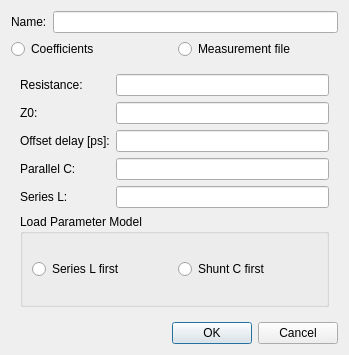
<?xml version="1.0" encoding="UTF-8"?>
<ui version="4.0">
 <class>CalStandardLoadEditDialog</class>
 <widget class="QDialog" name="CalStandardLoadEditDialog">
  <property name="geometry">
   <rect>
    <x>0</x>
    <y>0</y>
    <width>349</width>
    <height>355</height>
   </rect>
  </property>
  <property name="windowTitle">
   <string>Edit Load Standard</string>
  </property>
  <property name="modal">
   <bool>true</bool>
  </property>
  <layout class="QVBoxLayout" name="verticalLayout_2">
   <item>
    <layout class="QFormLayout" name="formLayout_2">
     <item row="0" column="0">
      <widget class="QLabel" name="label">
       <property name="text">
        <string>Name:</string>
       </property>
      </widget>
     </item>
     <item row="0" column="1">
      <widget class="QLineEdit" name="name"/>
     </item>
    </layout>
   </item>
   <item>
    <layout class="QHBoxLayout" name="horizontalLayout">
     <item>
      <widget class="QRadioButton" name="coefficients">
       <property name="text">
        <string>Coefficients</string>
       </property>
       <attribute name="buttonGroup">
        <string notr="true">buttonGroup</string>
       </attribute>
      </widget>
     </item>
     <item>
      <widget class="QRadioButton" name="measurement">
       <property name="text">
        <string>Measurement file</string>
       </property>
       <attribute name="buttonGroup">
        <string notr="true">buttonGroup</string>
       </attribute>
      </widget>
     </item>
    </layout>
   </item>
   <item>
    <widget class="QStackedWidget" name="stackedWidget">
     <property name="currentIndex">
      <number>0</number>
     </property>
     <widget class="QWidget" name="page">
      <layout class="QVBoxLayout" name="verticalLayout_3">
       <item>
        <layout class="QFormLayout" name="formLayout">
         <item row="0" column="0">
          <widget class="QLabel" name="label_29">
           <property name="text">
            <string>Resistance:</string>
           </property>
          </widget>
         </item>
         <item row="0" column="1">
          <widget class="SIUnitEdit" name="resistance"/>
         </item>
         <item row="1" column="0">
          <widget class="QLabel" name="label_30">
           <property name="text">
            <string>Z0:</string>
           </property>
          </widget>
         </item>
         <item row="1" column="1">
          <widget class="SIUnitEdit" name="Z0">
           <property name="enabled">
            <bool>true</bool>
           </property>
          </widget>
         </item>
         <item row="2" column="0">
          <widget class="QLabel" name="label_17">
           <property name="text">
            <string>Offset delay [ps]:</string>
           </property>
          </widget>
         </item>
         <item row="2" column="1">
          <widget class="SIUnitEdit" name="delay"/>
         </item>
         <item row="3" column="0">
          <widget class="QLabel" name="label_18">
           <property name="text">
            <string>Parallel C:</string>
           </property>
          </widget>
         </item>
         <item row="3" column="1">
          <widget class="SIUnitEdit" name="parC"/>
         </item>
         <item row="4" column="0">
          <widget class="QLabel" name="label_26">
           <property name="text">
            <string>Series L:</string>
           </property>
          </widget>
         </item>
         <item row="4" column="1">
          <widget class="SIUnitEdit" name="serL"/>
         </item>
        </layout>
       </item>
       <item>
        <widget class="QGroupBox" name="groupBox">
         <property name="title">
          <string>Load Parameter Model</string>
         </property>
         <layout class="QHBoxLayout" name="horizontalLayout_15">
          <item>
           <widget class="QRadioButton" name="L_first">
            <property name="text">
             <string>Series L first</string>
            </property>
            <attribute name="buttonGroup">
             <string notr="true">buttonGroup_2</string>
            </attribute>
           </widget>
          </item>
          <item>
           <widget class="QRadioButton" name="C_first">
            <property name="text">
             <string>Shunt C first</string>
            </property>
            <attribute name="buttonGroup">
             <string notr="true">buttonGroup_2</string>
            </attribute>
           </widget>
          </item>
         </layout>
        </widget>
       </item>
      </layout>
     </widget>
     <widget class="QWidget" name="page_2">
      <layout class="QVBoxLayout" name="verticalLayout" stretch="0,0,1">
       <item>
        <widget class="QLabel" name="measurementLabel">
         <property name="text">
          <string/>
         </property>
        </widget>
       </item>
       <item>
        <widget class="QPushButton" name="updateFile">
         <property name="enabled">
          <bool>false</bool>
         </property>
         <property name="text">
          <string>Update from file</string>
         </property>
        </widget>
       </item>
       <item>
        <widget class="TouchstoneImport" name="touchstoneImport" native="true"/>
       </item>
      </layout>
     </widget>
    </widget>
   </item>
   <item>
    <widget class="QDialogButtonBox" name="buttonBox">
     <property name="orientation">
      <enum>Qt::Horizontal</enum>
     </property>
     <property name="standardButtons">
      <set>QDialogButtonBox::Cancel|QDialogButtonBox::Ok</set>
     </property>
    </widget>
   </item>
  </layout>
 </widget>
 <customwidgets>
  <customwidget>
   <class>SIUnitEdit</class>
   <extends>QLineEdit</extends>
   <header>CustomWidgets/siunitedit.h</header>
  </customwidget>
  <customwidget>
   <class>TouchstoneImport</class>
   <extends>QWidget</extends>
   <header>CustomWidgets/touchstoneimport.h</header>
   <container>1</container>
  </customwidget>
 </customwidgets>
 <resources/>
 <connections>
  <connection>
   <sender>buttonBox</sender>
   <signal>accepted()</signal>
   <receiver>CalStandardLoadEditDialog</receiver>
   <slot>accept()</slot>
   <hints>
    <hint type="sourcelabel">
     <x>248</x>
     <y>254</y>
    </hint>
    <hint type="destinationlabel">
     <x>157</x>
     <y>274</y>
    </hint>
   </hints>
  </connection>
  <connection>
   <sender>buttonBox</sender>
   <signal>rejected()</signal>
   <receiver>CalStandardLoadEditDialog</receiver>
   <slot>reject()</slot>
   <hints>
    <hint type="sourcelabel">
     <x>316</x>
     <y>260</y>
    </hint>
    <hint type="destinationlabel">
     <x>286</x>
     <y>274</y>
    </hint>
   </hints>
  </connection>
 </connections>
 <buttongroups>
  <buttongroup name="buttonGroup"/>
  <buttongroup name="buttonGroup_2"/>
 </buttongroups>
</ui>
